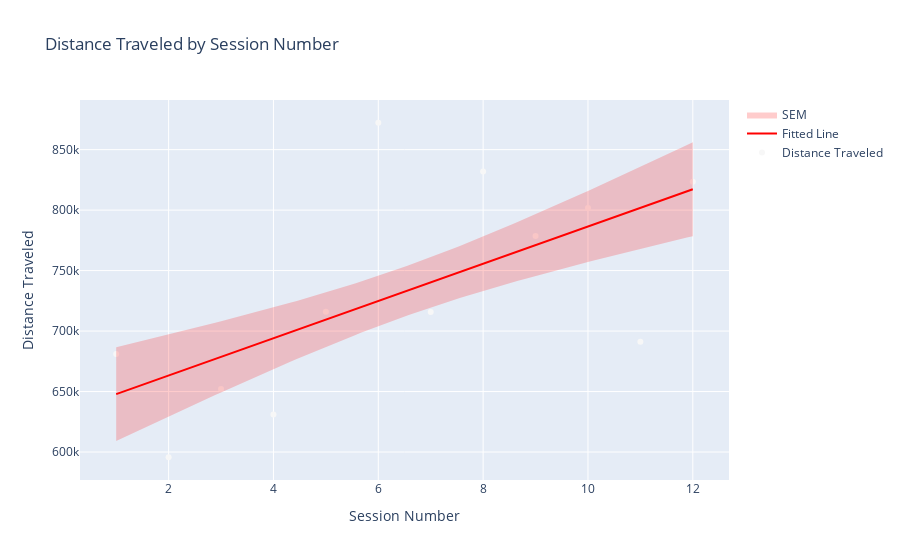
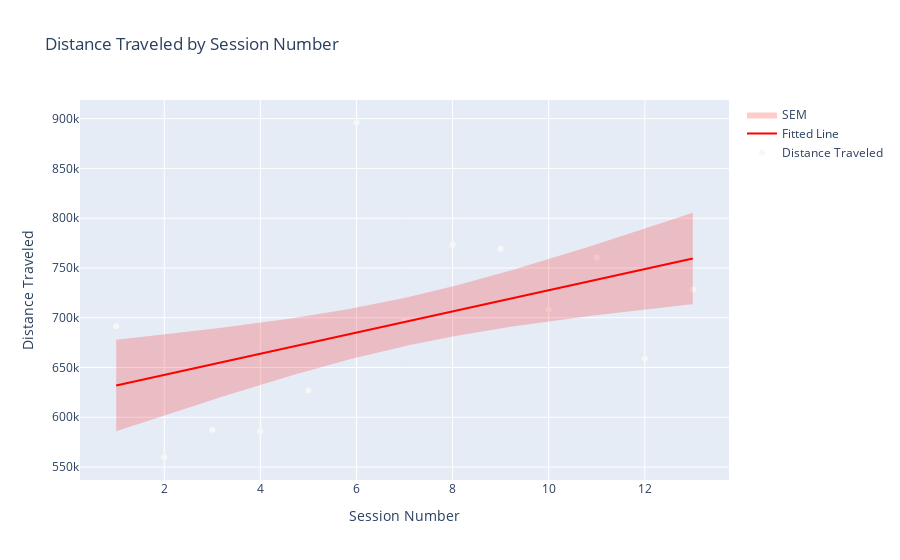

Source (notebook cell) for these figures, in order:
### Markdown cell above
### Visualize distance traveled for individual mice.

### Code cell
# Make a subset of the summary dataframe for a specific mouse
for mouse_id in set(mice):
    #mouse_id = '1003'
    mouse_df = clickbait.summary_df[clickbait.summary_df['mouse_id'] == mouse_id]
    #mouse_df = mouse_df[mouse_df['session_id'].str.contains('full')]   

    linear_regression_plot(mouse_df, dv='distance_traveled', iv='session_number', dv_name='Distance Traveled', iv_name='Session Number', error_type='SEM')
